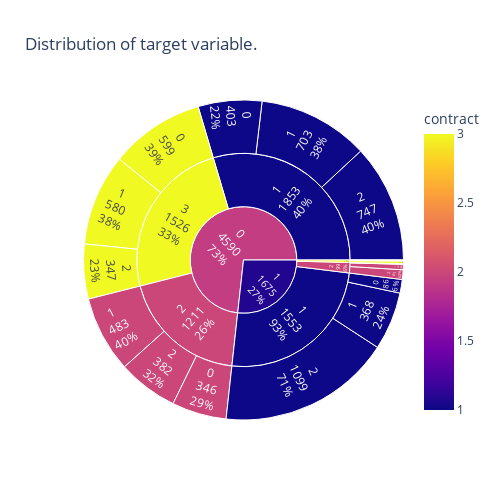

Notebook source saved alongside this figure:
### Code cell
plot_target(df_resampled)

### Figure 1 — Plotly figure (JSON) as saved in the notebook; plotly's stock layout.template omitted (floating-point values rounded to 4 significant figures)
{"data": [{"branchvalues": "total", "customdata": [[1], [1], [2], [2], [3], [3], [1], [1], [2], [2], [3], [3], [1], [1], [2], [2], [3], [3], [1], [1], [2], [2], [3], [3], [1.929], [1.087]], "domain": {"x": [0, 1], "y": [0, 1]}, "ids": ["0/1/0", "1/1/0", "0/2/0", "1/2/0", "0/3/0", "1/3/0", "0/1/1", "1/1/1", "0/2/1", "1/2/1", "0/3/1", "1/3/1", "0/1/2", "1/1/2", "0/2/2", "1/2/2", "0/3/2", "1/3/2", "0/1", "1/1", "0/2", "1/2", "0/3", "1/3", "0", "1"], "labels": ["0", "0", "0", "0", "0", "0", "1", "1", "1", "1", "1", "1", "2", "2", "2", "2", "2", "2", "1", "1", "2", "2", "3", "3", "0", "1"], "marker": {"coloraxis": "coloraxis", "colors": [1, 1, 2, 2, 3, 3, 1, 1, 2, 2, 3, 3, 1, 1, 2, 2, 3, 3, 1, 1, 2, 2, 3, 3, 1.929, 1.087]}, "name": "", "parents": ["0/1", "1/1", "0/2", "1/2", "0/3", "1/3", "0/1", "1/1", "0/2", "1/2", "0/3", "1/3", "0/1", "1/1", "0/2", "1/2", "0/3", "1/3", "0", "1", "0", "1", "0", "1", "", ""], "textinfo": "label+percent parent+value", "type": "sunburst", "values": [403, 86, 346, 4, 599, 2, 703, 368, 483, 34, 580, 4, 747, 1099, 382, 61, 347, 17, 1853, 1553, 1211, 99, 1526, 23, 4590, 1675]}], "layout": {"coloraxis": {"colorbar": {"title": {"text": "contract"}}, "colorscale": [[0, "#0d0887"], [0.1111, "#46039f"], [0.2222, "#7201a8"], [0.3333, "#9c179e"], [0.4444, "#bd3786"], [0.5556, "#d8576b"], [0.6667, "#ed7953"], [0.7778, "#fb9f3a"], [0.8889, "#fdca26"], [1, "#f0f921"]]}, "height": 500, "legend": {"tracegroupgap": 0}, "title": {"text": "Distribution of target variable."}, "width": 500}}
